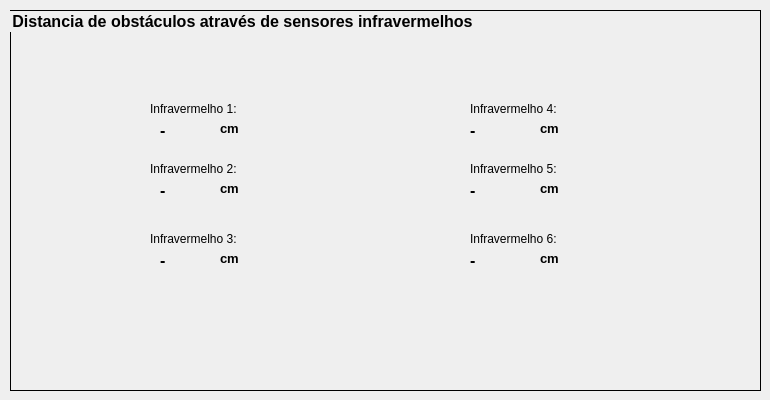
    <widget class="QWidget" name="tabInfravermelhor">
     <attribute name="title">
      <string>Infravermelho</string>
     </attribute>
     <widget class="QGroupBox" name="groupBox">
      <property name="geometry">
       <rect>
        <x>10</x>
        <y>10</y>
        <width>751</width>
        <height>381</height>
       </rect>
      </property>
      <property name="font">
       <font>
        <pointsize>12</pointsize>
        <weight>75</weight>
        <bold>true</bold>
       </font>
      </property>
      <property name="styleSheet">
       <string notr="true">QGroupBox {border: 1px solid black}</string>
      </property>
      <property name="title">
       <string>Distancia de obstáculos através de sensores infravermelhos</string>
      </property>
      <widget class="QLabel" name="imgGauchito">
       <property name="geometry">
        <rect>
         <x>250</x>
         <y>80</y>
         <width>191</width>
         <height>201</height>
        </rect>
       </property>
       <property name="text">
        <string/>
       </property>
       <property name="pixmap">
        <pixmap>imagens/gauchitoCorteSuperior.jpg</pixmap>
       </property>
      </widget>
      <widget class="QLabel" name="labelIv4">
       <property name="geometry">
        <rect>
         <x>460</x>
         <y>90</y>
         <width>111</width>
         <height>17</height>
        </rect>
       </property>
       <property name="text">
        <string>Infravermelho 4:</string>
       </property>
      </widget>
      <widget class="QLabel" name="labelIv5">
       <property name="geometry">
        <rect>
         <x>460</x>
         <y>150</y>
         <width>111</width>
         <height>17</height>
        </rect>
       </property>
       <property name="text">
        <string>Infravermelho 5:</string>
       </property>
      </widget>
      <widget class="QLabel" name="labelIv6">
       <property name="geometry">
        <rect>
         <x>460</x>
         <y>220</y>
         <width>111</width>
         <height>17</height>
        </rect>
       </property>
       <property name="text">
        <string>Infravermelho 6:</string>
       </property>
      </widget>
      <widget class="QLabel" name="labelIv2">
       <property name="geometry">
        <rect>
         <x>140</x>
         <y>150</y>
         <width>111</width>
         <height>17</height>
        </rect>
       </property>
       <property name="text">
        <string>Infravermelho 2:</string>
       </property>
      </widget>
      <widget class="QLabel" name="labelIv1">
       <property name="geometry">
        <rect>
         <x>140</x>
         <y>90</y>
         <width>111</width>
         <height>17</height>
        </rect>
       </property>
       <property name="text">
        <string>Infravermelho 1:</string>
       </property>
      </widget>
      <widget class="QLabel" name="labelIv3">
       <property name="geometry">
        <rect>
         <x>140</x>
         <y>220</y>
         <width>111</width>
         <height>17</height>
        </rect>
       </property>
       <property name="text">
        <string>Infravermelho 3:</string>
       </property>
      </widget>
      <widget class="QLabel" name="labelcm1">
       <property name="geometry">
        <rect>
         <x>210</x>
         <y>110</y>
         <width>31</width>
         <height>17</height>
        </rect>
       </property>
       <property name="font">
        <font>
         <pointsize>10</pointsize>
         <weight>75</weight>
         <bold>true</bold>
        </font>
       </property>
       <property name="text">
        <string>cm</string>
       </property>
      </widget>
      <widget class="QLabel" name="labelcm2">
       <property name="geometry">
        <rect>
         <x>210</x>
         <y>170</y>
         <width>31</width>
         <height>17</height>
        </rect>
       </property>
       <property name="font">
        <font>
         <pointsize>10</pointsize>
         <weight>75</weight>
         <bold>true</bold>
        </font>
       </property>
       <property name="text">
        <string>cm</string>
       </property>
      </widget>
      <widget class="QLabel" name="labelcm3">
       <property name="geometry">
        <rect>
         <x>210</x>
         <y>240</y>
         <width>31</width>
         <height>17</height>
        </rect>
       </property>
       <property name="font">
        <font>
         <pointsize>10</pointsize>
         <weight>75</weight>
         <bold>true</bold>
        </font>
       </property>
       <property name="text">
        <string>cm</string>
       </property>
      </widget>
      <widget class="QLabel" name="labelcm4">
       <property name="geometry">
        <rect>
         <x>530</x>
         <y>110</y>
         <width>31</width>
         <height>17</height>
        </rect>
       </property>
       <property name="font">
        <font>
         <pointsize>10</pointsize>
         <weight>75</weight>
         <bold>true</bold>
        </font>
       </property>
       <property name="text">
        <string>cm</string>
       </property>
      </widget>
      <widget class="QLabel" name="labelcm5">
       <property name="geometry">
        <rect>
         <x>530</x>
         <y>170</y>
         <width>31</width>
         <height>17</height>
        </rect>
       </property>
       <property name="font">
        <font>
         <pointsize>10</pointsize>
         <weight>75</weight>
         <bold>true</bold>
        </font>
       </property>
       <property name="text">
        <string>cm</string>
       </property>
      </widget>
      <widget class="QLabel" name="labelcm6">
       <property name="geometry">
        <rect>
         <x>530</x>
         <y>240</y>
         <width>31</width>
         <height>17</height>
        </rect>
       </property>
       <property name="font">
        <font>
         <pointsize>10</pointsize>
         <weight>75</weight>
         <bold>true</bold>
        </font>
       </property>
       <property name="text">
        <string>cm</string>
       </property>
      </widget>
      <widget class="QLabel" name="labelDadosIV1">
       <property name="geometry">
        <rect>
         <x>150</x>
         <y>110</y>
         <width>61</width>
         <height>21</height>
        </rect>
       </property>
       <property name="font">
        <font>
         <pointsize>12</pointsize>
         <weight>75</weight>
         <bold>true</bold>
        </font>
       </property>
       <property name="text">
        <string>-</string>
       </property>
      </widget>
      <widget class="QLabel" name="labelDadosIV2">
       <property name="geometry">
        <rect>
         <x>150</x>
         <y>170</y>
         <width>61</width>
         <height>21</height>
        </rect>
       </property>
       <property name="font">
        <font>
         <pointsize>12</pointsize>
         <weight>75</weight>
         <bold>true</bold>
        </font>
       </property>
       <property name="text">
        <string>-</string>
       </property>
      </widget>
      <widget class="QLabel" name="labelDadosIV3">
       <property name="geometry">
        <rect>
         <x>150</x>
         <y>240</y>
         <width>61</width>
         <height>21</height>
        </rect>
       </property>
       <property name="font">
        <font>
         <pointsize>12</pointsize>
         <weight>75</weight>
         <bold>true</bold>
        </font>
       </property>
       <property name="text">
        <string>-</string>
       </property>
      </widget>
      <widget class="QLabel" name="labelDadosIV5">
       <property name="geometry">
        <rect>
         <x>460</x>
         <y>170</y>
         <width>61</width>
         <height>21</height>
        </rect>
       </property>
       <property name="font">
        <font>
         <pointsize>12</pointsize>
         <weight>75</weight>
         <bold>true</bold>
        </font>
       </property>
       <property name="text">
        <string>-</string>
       </property>
      </widget>
      <widget class="QLabel" name="labelDadosIV6">
       <property name="geometry">
        <rect>
         <x>460</x>
         <y>240</y>
         <width>61</width>
         <height>21</height>
        </rect>
       </property>
       <property name="font">
        <font>
         <pointsize>12</pointsize>
         <weight>75</weight>
         <bold>true</bold>
        </font>
       </property>
       <property name="text">
        <string>-</string>
       </property>
      </widget>
      <widget class="QLabel" name="labelDadosIV4">
       <property name="geometry">
        <rect>
         <x>460</x>
         <y>110</y>
         <width>61</width>
         <height>21</height>
        </rect>
       </property>
       <property name="font">
        <font>
         <pointsize>12</pointsize>
         <weight>75</weight>
         <bold>true</bold>
        </font>
       </property>
       <property name="text">
        <string>-</string>
       </property>
      </widget>
     </widget>
    </widget>
